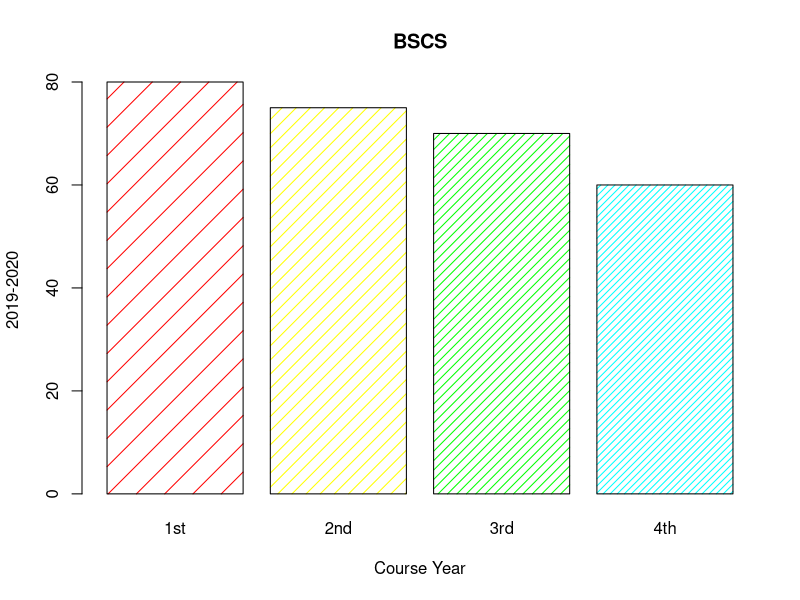
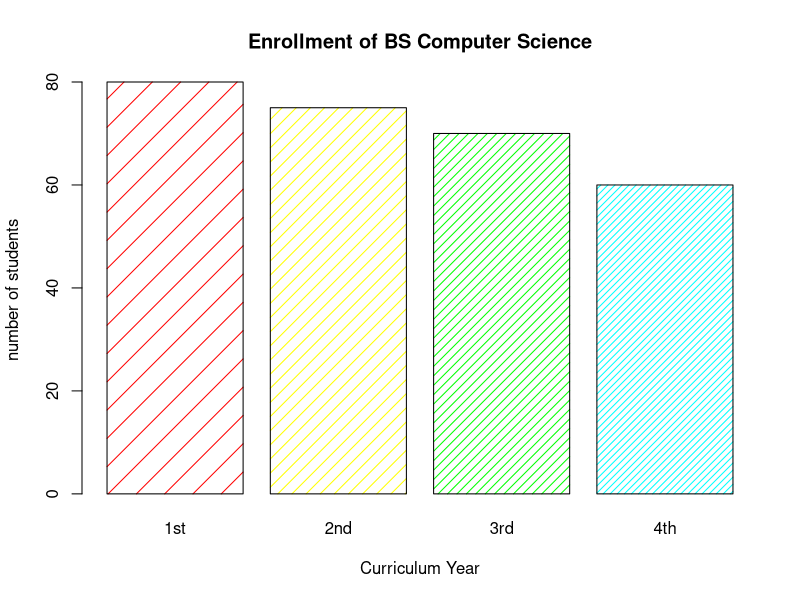
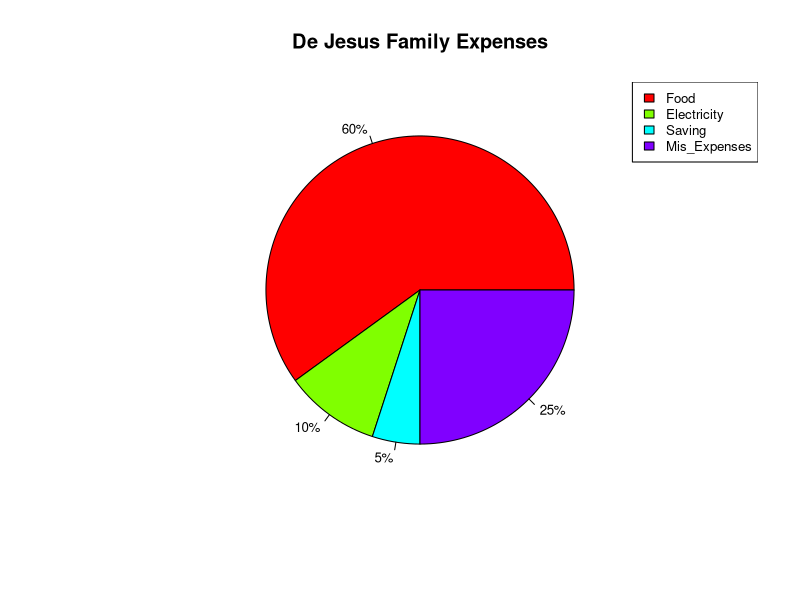
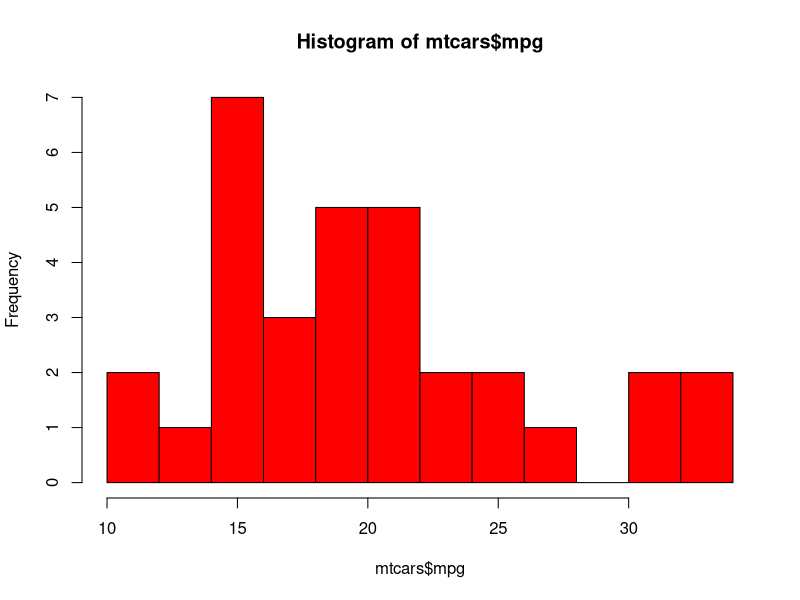
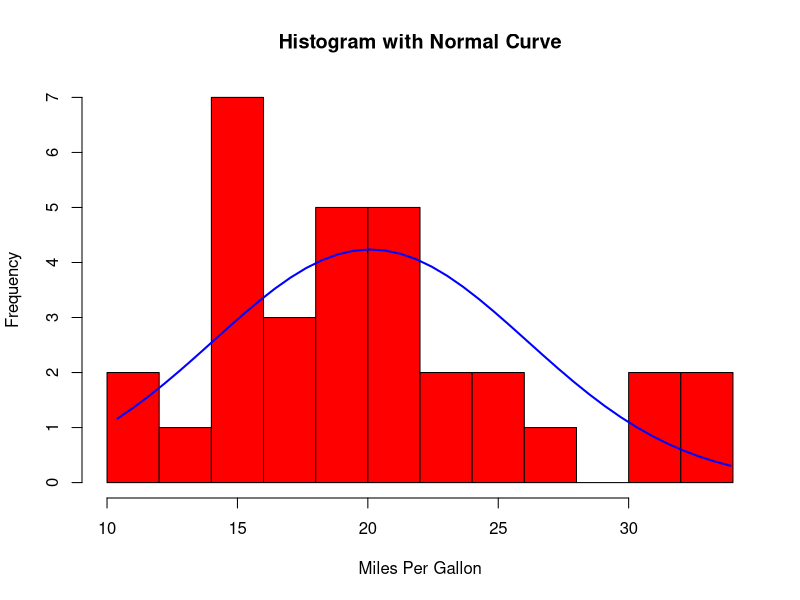
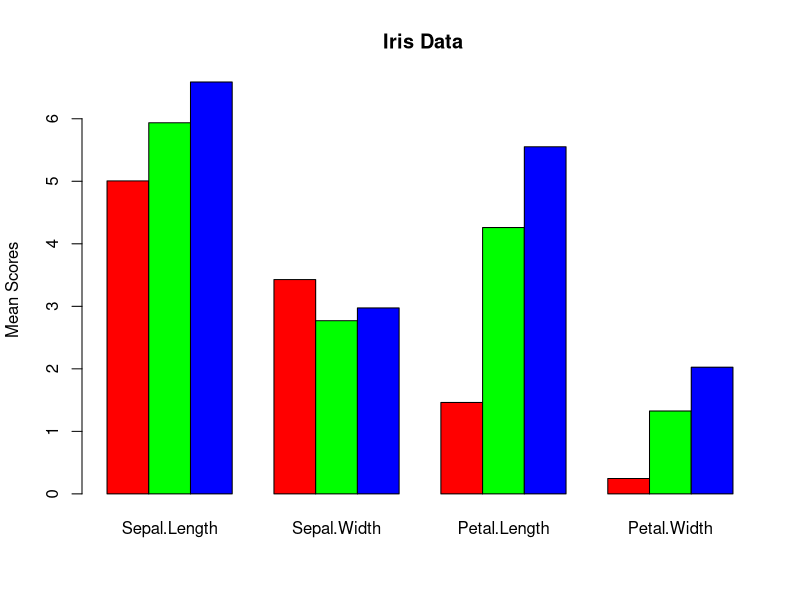

R code for these plots, in order:
## ---- chunk 1
knitr::opts_chunk$set(echo = TRUE)
## ---- chunk 2
#1. The table shows the enrollment of BS in Computer Science , SY 2010-2011.
 #a. Plot the data using a bar graph. Write the codes and copy the result.

 BSCS <- c (80, 75, 70, 60)
 barplot(BSCS, col = rainbow(6), density = c(5, 10, 15, 20),
      main = "BSCS",
      xlab = "Course Year",
      ylab = "2019-2020", names.arg = c("1st", "2nd", "3rd", "4th"))
## ---- chunk 3
#b. Using the same table, label the barchart with
 #Title = "Enrollment of BS Computer Science"
 #horizontal axis = "Curriculum Year"
 #vertical axis = "nmber of students"
 
 BSCS <- c (80, 75, 70, 60)
 barplot(BSCS, col = rainbow(6), density = c(5, 10, 15, 20),
         main = "Enrollment of BS Computer Science",
         xlab = "Curriculum Year",
         ylab = "number of students", names.arg = c("1st", "2nd", "3rd", "4th"))
## ---- chunk 4
 #2. The monthly income of De Jesus family was spent on the following.
  #60% on Food, 10% on electricity,5% for savings, and
    # 25% for other miscellaneous expenses.
 #a. Create a table for the above scenario. Write the codes and its result.
 
 Income = matrix(c("60%", "10%", "5%", "25%"), ncol= 4, byrow=TRUE)
   colnames(Income) <- c('Food', 'Electricity', 'Savings', 'Mis_expenses')
   row.names(Income)<- c( 'Expenses')
   Income_De_Jesus_Fam <- as.table(Income)
   Income_De_Jesus_Fam
## ---- chunk 5
#b. Plot the data using Pie chart. Add labels, colors and legend.
   #Write the codes and its result.
   
  A <- c(0.6, 0.1, 0.05, 0.25)
  a <- round(A/sum(A) * 100, 1)
  a <- paste(a, "%", sep = "")
 pie(A, labels = a, cex = 0.8, col = rainbow(4),
             main = "De Jesus Family Expenses")
  legend("topright", c("Food", "Electricity", "Saving", "Mis_Expenses"),
         cex = 0.8, fill = rainbow(4))
## ---- chunk 6
#3. Open the mtcars dataset
  #a. Create a simple histogram for mpg(miles per gallon) variable.
   #Use $ to select the mpg only. Write the codes and its result.
  
  data(mtcars)

 Mt <- c(mtcars$mpg)
 Mt
## ---- chunk 7
#b. Colored histogram with different number of bins.
   hist(mtcars$mpg, breaks=12, col="red")
  #Note: breaks= controls the number of bin
## ---- chunk 8
#c. Add a Normal Curve
   x <- mtcars$mpg
   h<-hist(x, breaks=10, col="red", xlab="Miles Per Gallon",
           main="Histogram with Normal Curve")
   xfit<-seq(min(x), max(x), length=40)
   yfit<-dnorm(xfit, mean = mean(x),sd = sd(x))
   yfit <- yfit*diff(h$mids[1:2])*length(x)
   lines(xfit, yfit, col="blue", lwd=2)
## ---- chunk 9
#4. Open the iris dataset. create a subset for each species.
   #a. create the code and its result.
   
   data("iris")

   a <- data.frame(iris)
   a
## ---- chunk 10
asetosa <- data.frame(iris)   
   asetosa
## ---- chunk 11
aversicolor <- data.frame(iris)
   aversicolor
## ---- chunk 12
avirginica <- data.frame(iris)
   avirginica
## ---- chunk 13

 Setosa <- subset(asetosa, Species == 'setosa')   
   Setosa
## ---- chunk 14
Versicolor <- subset(aversicolor, Species == 'versicolor')   
   Versicolor
## ---- chunk 15
   Virginica <- subset(avirginica, Species == 'virginica')
   Virginica
## ---- chunk 16
#b. Get the mean for every characteristics of each species using colMeans(). Write the code and its result.
   
   Asetosa <- colMeans(Setosa[sapply(asetosa, is.numeric)])
   Asetosa
## ---- chunk 17
   Aversicolor <- colMeans(Versicolor[sapply(aversicolor, is.numeric)])
   Aversicolor
## ---- chunk 18
   Avirginica <- colMeans(Virginica[sapply(avirginica, is.numeric)])
   Avirginica
## ---- chunk 19
 #c.  Combine all species by using rbind() The table should be look like this.
   
   mine <- rbind (Asetosa, Aversicolor, Avirginica)
   yours <- data.frame(mine)
   yours
## ---- chunk 20
#d. From the data in 4-c: Create the barplot(). Write the code and its result. The bar plot should be look like this.
   
   barplot(height = as.matrix(yours), main = " Iris Data",
            ylab =  "Mean Scores",
            beside = T, col = rainbow(3))
